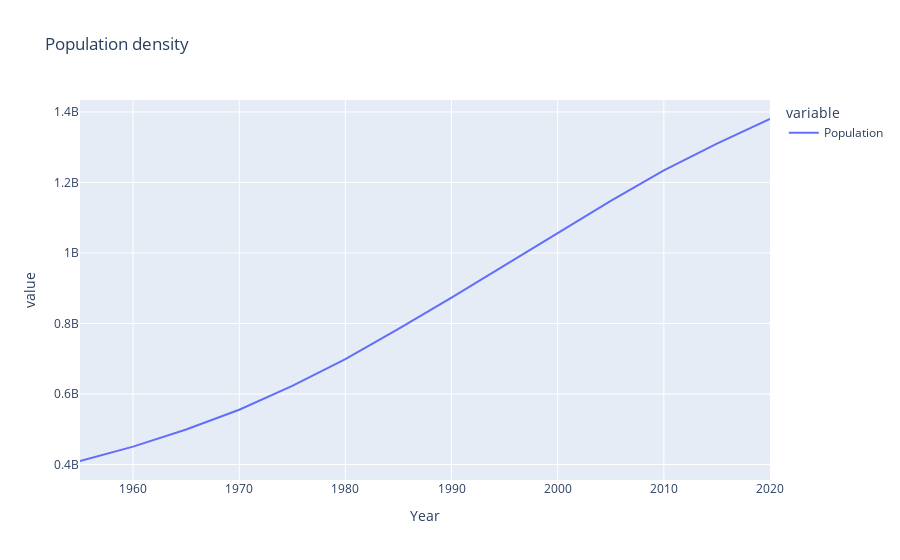

Notebook code for this chart:
### Code cell
px.line(fr3,
x='Year',
y=['Population'],
title='Population density') #Source: https://plotly.com/python/px-arguments/

### Figure 1 — Plotly figure (JSON) as saved in the notebook; plotly's stock layout.template omitted (floating-point values rounded to 4 significant figures)
{"data": [{"hovertemplate": "variable=Population<br>Year=%{x}<br>value=%{y}<extra></extra>", "legendgroup": "Population", "line": {"color": "#636efa", "dash": "solid"}, "marker": {"symbol": "circle"}, "mode": "lines", "name": "Population", "orientation": "v", "showlegend": true, "x": [2020, 2019, 2018, 2017, 2016, 2015, 2010, 2005, 2000, 1995, 1990, 1985, 1980, 1975, 1970, 1965, 1960, 1955], "xaxis": "x", "y": [1380004385, 1366417754, 1352642280, 1338676785, 1324517249, 1310152403, 1234281170, 1147609927, 1056575549, 963922588, 873277798, 784360008, 698952844, 623102897, 555189792, 499123324, 450547679, 409880595], "yaxis": "y", "type": "scatter"}], "layout": {"xaxis": {"anchor": "y", "domain": [0.0, 1.0], "title": {"text": "Year"}}, "yaxis": {"anchor": "x", "domain": [0.0, 1.0], "title": {"text": "value"}}, "legend": {"title": {"text": "variable"}, "tracegroupgap": 0}, "title": {"text": "Population density"}}}
